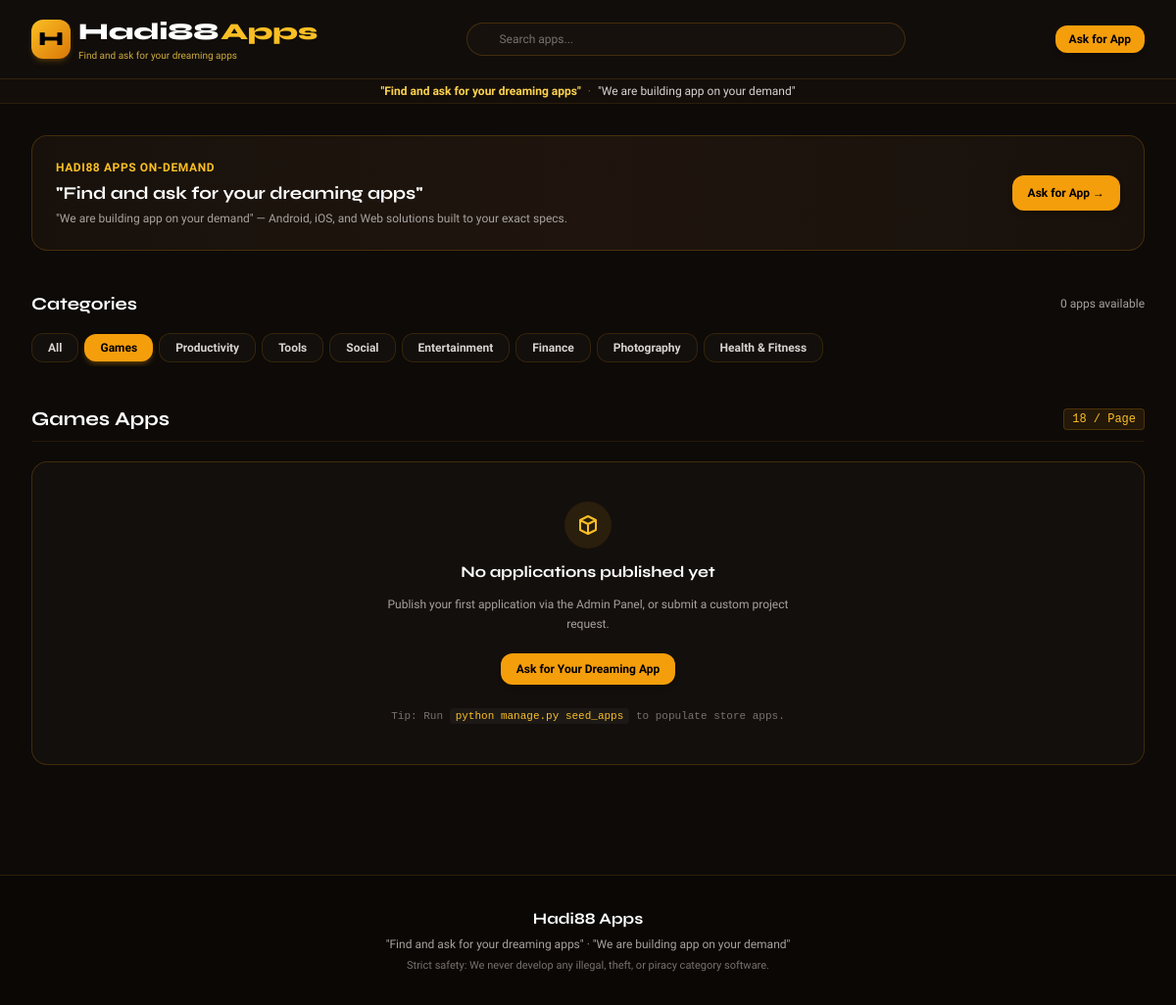
The page /?category=Games on the database as committed earlier.
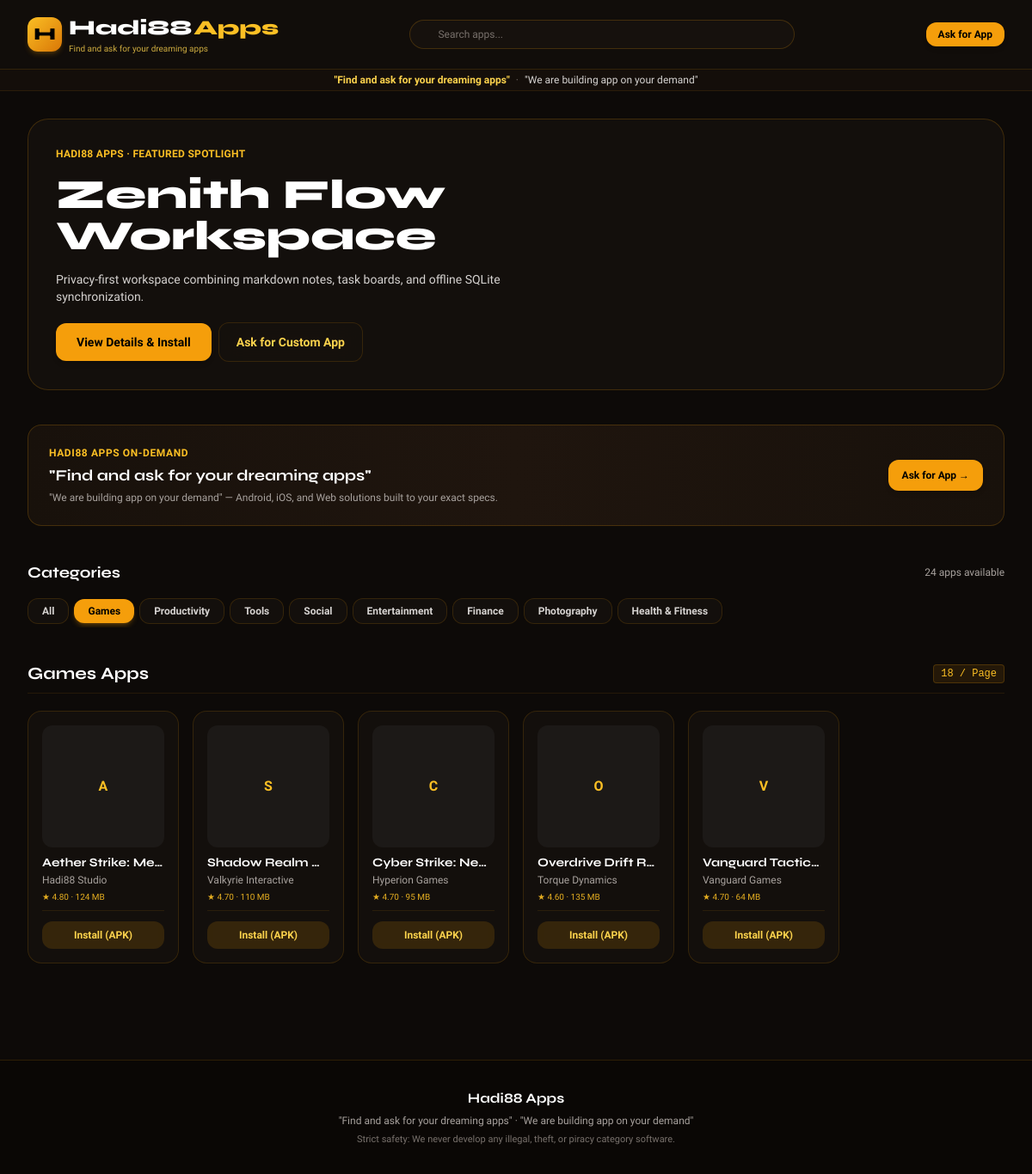
The same page on the database as committed later.
### store/models.py (models this page shows, shortened)
class App(models.Model):
    app_name = models.CharField(max_length=150, verbose_name="Application Name")
    package_name = models.SlugField(max_length=150, unique=True, verbose_name="Package Name (Slug)")
    developer_name = models.CharField(max_length=120, default="Hadi88 Studio", verbose_name="Developer Name")
    category = models.CharField(max_length=50, choices=CATEGORY_CHOICES, default='Tools', db_index=True)
    app_icon = models.ImageField(upload_to=app_icon_upload_path, verbose_name="App Icon (512x512)")
    banner_image = models.ImageField(upload_to=app_banner_upload_path, blank=True, null=True, verbose_name="Featured Banner (16:9)")
    description = models.TextField(verbose_name="Full Description")
    version = models.CharField(max_length=20, default="1.0.0", verbose_name="Version")
    apk_file = models.FileField(
        upload_to=apk_upload_path,
        validators=[FileExtensionValidator(allowed_extensions=['apk', 'xapk', 'zip'])],
        verbose_name="APK Binary Package"
    )
    file_size = models.CharField(max_length=20, default="25 MB", verbose_name="File Size (e.g. 45 MB)")
    downloads_count = models.PositiveIntegerField(default=0, db_index=True, verbose_name="Total Downloads")
    rating = models.DecimalField(
        max_digits=3, decimal_places=2, default=4.50,
        validators=[MinValueValidator(1.00), MaxValueValidator(5.00)],
        verbose_name="Rating (1.00 - 5.00)"
    )
    is_featured = models.BooleanField(default=False, help_text="Showcase in hero carousel")
    is_published = models.BooleanField(default=True, help_text="Publicly visible in store")
    created_at = models.DateTimeField(auto_now_add=True, db_index=True)
    updated_at = models.DateTimeField(auto_now=True)
    class Meta:
        ordering = ['-downloads_count', '-created_at']
        verbose_name = "Application"
        verbose_name_plural = "Applications"
    def get_absolute_url(self):
        return reverse('app_detail', kwargs={'package_name': self.package_name})

### store/views.py (the view)
# urls.py: path('', views.AppCatalogView.as_view(), name='app_catalog'),
class AppCatalogView(ListView):
    model = App
    template_name = 'store/index.html'
    context_object_name = 'apps'
    paginate_by = 18
    def get_queryset(self):
        queryset = App.objects.filter(is_published=True)
        category = self.request.GET.get('category')
        query = self.request.GET.get('q')
        if category and category != 'All':
            queryset = queryset.filter(category=category)
        if query:
            queryset = queryset.filter(
                Q(app_name__icontains=query) |
                Q(developer_name__icontains=query) |
                Q(package_name__icontains=query)
            )
        return queryset
    def get_context_data(self, **kwargs):
        context = super().get_context_data(**kwargs)
        context['categories'] = ['All'] + [c[0] for c in CATEGORY_CHOICES]
        context['current_category'] = self.request.GET.get('category', 'All')
        context['search_query'] = self.request.GET.get('q', '')
        context['featured_apps'] = App.objects.filter(is_published=True).order_by('-is_featured', '-rating')[:4]
        context['total_apps_count'] = App.objects.filter(is_published=True).count()
        return context

### templates/store/index.html (shortened to what this page needs)
{% extends 'store/base.html' %}
{% block content %}
<div class="max-w-7xl mx-auto px-3 sm:px-6 lg:px-8 py-4 sm:py-8 space-y-6 sm:space-y-10">
  {% if featured_apps %}
  <section class="glass-panel rounded-2xl sm:rounded-3xl p-4 sm:p-8 border border-amber-500/20 relative overflow-hidden">
    {% with hero=featured_apps.0 %}
    <div class="grid grid-cols-1 lg:grid-cols-12 gap-4 sm:gap-8 items-center">
      <div class="lg:col-span-7 space-y-2.5 sm:space-y-4">
        <div class="text-[10px] sm:text-xs font-bold text-amber-400 uppercase tracking-wide">
          Hadi88 Apps · Featured Spotlight
        </div>
        <h1 class="text-xl sm:text-3xl lg:text-5xl font-display font-extrabold text-white leading-tight">
          {{ hero.app_name }}
        </h1>
        <p class="text-[11px] sm:text-sm text-stone-300 line-clamp-2 sm:line-clamp-3 leading-relaxed">
          {{ hero.description }}
        </p>
        <div class="flex flex-wrap items-center gap-2 pt-1">
          <a href="{{ hero.get_absolute_url }}" class="px-4 sm:px-6 py-2 sm:py-3 rounded-xl bg-amber-500 hover:bg-amber-400 text-black font-bold text-[11px] sm:text-sm shadow-md">
            View Details & Install
          </a>
          <a href="{% url 'contact_admin_demand' %}" class="px-3.5 sm:px-5 py-2 sm:py-3 rounded-xl glass-panel text-amber-300 text-[11px] sm:text-sm font-semibold">
            Ask for Custom App
          </a>
        </div>
      </div>
    </div>
    {% endwith %}
  </section>
  {% endif %}
  <div class="glass-panel rounded-2xl p-3.5 sm:p-6 border border-amber-500/20 flex flex-col sm:flex-row items-start sm:items-center justify-between gap-3 bg-gradient-to-r from-[#18110b] via-[#1f150e] to-[#18110b]">
    <div class="space-y-1">
      <div class="text-[10px] sm:text-xs font-bold text-amber-400 uppercase tracking-wider">Hadi88 Apps On-Demand</div>
      <div class="text-sm sm:text-lg font-display font-bold text-white leading-tight">
        "Find and ask for your dreaming apps"
      </div>
      <p class="text-[10px] sm:text-xs text-stone-400">
        "We are building app on your demand" — Android, iOS, and Web solutions built to your exact specs.
      </p>
    </div>
    <a
      href="{% url 'contact_admin_demand' %}"
      class="w-full sm:w-auto px-4 py-2 sm:py-2.5 rounded-xl bg-amber-500 hover:bg-amber-400 text-black font-extrabold text-xs text-center shrink-0 shadow-md"
    >
      Ask for App →
    </a>
  </div>
  <section class="space-y-2 sm:space-y-3">
    <div class="flex items-center justify-between">
      <h2 class="text-sm sm:text-lg font-display font-bold text-white">Categories</h2>
      <span class="text-[10px] sm:text-xs text-stone-400">{{ total_apps_count }} apps available</span>
    </div>
    <div class="flex items-center gap-1.5 overflow-x-auto no-scrollbar py-1 -mx-3 px-3">
      {% for cat in categories %}
      <a
        href="?category={{ cat }}"
        class="whitespace-nowrap px-3 sm:px-4 py-1.5 rounded-lg sm:rounded-xl text-[11px] sm:text-xs font-semibold transition-all {% if current_category == cat %}bg-amber-500 text-black font-bold shadow-md shadow-amber-500/25{% else %}glass-panel text-stone-300 hover:text-amber-300{% endif %}"
      >
        {{ cat }}
      </a>
      {% endfor %}
    </div>
  </section>
  <section class="space-y-3 sm:space-y-5">
    <div class="flex items-center justify-between border-b border-amber-500/10 pb-2">
      <h2 class="text-sm sm:text-xl font-display font-bold text-white">
        {% if current_category != 'All' %}{{ current_category }} Apps{% else %}All Applications{% endif %}
      </h2>
      <span class="text-[10px] sm:text-xs font-mono text-amber-400 bg-amber-500/10 px-2 py-0.5 rounded border border-amber-500/20">
        18 / Page
      </span>
    </div>
    {% if apps %}
    <div class="grid grid-cols-2 sm:grid-cols-3 md:grid-cols-4 lg:grid-cols-6 gap-2.5 sm:gap-4">
      {% for app in apps %}
      <div class="glass-panel rounded-xl sm:rounded-2xl p-2.5 sm:p-4 flex flex-col justify-between hover:border-amber-400/40 transition-all">
        <div>
          <a href="{{ app.get_absolute_url }}" class="block mb-2">
            {% if app.app_icon %}
            <img src="{{ app.app_icon.url }}" alt="{{ app.app_name }}" class="w-full aspect-square rounded-xl object-cover bg-stone-900 border border-amber-500/15">
            {% else %}
            <div class="w-full aspect-square rounded-xl bg-stone-900 flex items-center justify-center font-bold text-amber-400">
              {{ app.app_name|slice:":1" }}
            </div>
            {% endif %}
          </a>
          <h3 class="font-bold text-xs sm:text-sm text-white truncate">
            <a href="{{ app.get_absolute_url }}">{{ app.app_name }}</a>
          </h3>
          <p class="text-[10px] sm:text-xs text-stone-400 truncate mt-0.5">{{ app.developer_name }}</p>
          <div class="text-[10px] text-amber-400/90 font-medium mt-1">
            ★ {{ app.rating }} · {{ app.file_size }}
          </div>
        </div>
        <div class="pt-2 sm:pt-3 mt-2 border-t border-amber-500/10">
          <a
            href="{% url 'download_apk' app.package_name %}"
            class="w-full py-1.5 sm:py-2 px-2 rounded-lg sm:rounded-xl bg-amber-500/15 hover:bg-amber-500 text-amber-300 hover:text-black text-[10px] sm:text-xs font-bold text-center block transition-all"
          >
            Install (APK)
          </a>
        </div>
      </div>
      {% endfor %}
    </div>
    {% else %}
    <div class="glass-panel rounded-2xl p-6 sm:p-10 text-center space-y-3 border border-amber-500/20">
      <div class="w-12 h-12 rounded-full bg-amber-500/10 text-amber-400 flex items-center justify-center mx-auto">
        <svg class="w-6 h-6" fill="none" stroke="currentColor" viewBox="0 0 24 24">
          <path stroke-linecap="round" stroke-linejoin="round" stroke-width="2" d="M20 7l-8-4-8 4m16 0l-8 4m8-4v10l-8 4m0-10L4 7m8 4v10M4 7v10l8 4"></path>
        </svg>
      </div>
      <h3 class="text-base font-bold text-white">No applications published yet</h3>
      <p class="text-xs text-stone-400 max-w-md mx-auto leading-relaxed">
        Publish your first application via the Admin Panel, or submit a custom project request.
      </p>
      <div class="pt-2 flex flex-wrap items-center justify-center gap-2">
        <a href="{% url 'contact_admin_demand' %}" class="px-4 py-2 rounded-xl bg-amber-500 text-black text-xs font-bold shadow-md">
          Ask for Your Dreaming App
        </a>
      </div>
      <div class="pt-3 text-[11px] font-mono text-stone-500">
        Tip: Run <code class="text-amber-400 bg-stone-900 px-1.5 py-0.5 rounded">python manage.py seed_apps</code> to populate store apps.
      </div>
    </div>
    {% endif %}
  </section>
</div>
{% endblock %}

### templates/store/base.html (shortened to what this page needs)
{% load static %}
<!DOCTYPE html>
<html lang="en" class="dark">
<head>
  <script src="https://cdn.tailwindcss.com"></script>
</head>
<body class="min-h-screen flex flex-col bg-[#0d0a08] text-[#f7efe6] pb-20 sm:pb-0">
  <header class="sticky top-0 z-40 bg-[#120e0b]/95 backdrop-blur-md border-b border-amber-500/15">
    <div class="max-w-7xl mx-auto px-3 sm:px-6 lg:px-8 h-14 sm:h-20 flex items-center justify-between gap-2.5">
      <a href="{% url 'app_catalog' %}" class="flex items-center gap-2 shrink-0">
        <div class="w-8 h-8 sm:w-10 sm:h-10 rounded-xl bg-gradient-to-br from-amber-400 to-amber-600 flex items-center justify-center text-black font-display font-black text-base sm:text-xl shadow-md shadow-amber-500/20">
          H
        </div>
        <div class="flex flex-col">
          <span class="font-display font-extrabold text-base sm:text-2xl text-white leading-none">
            Hadi88<span class="text-amber-400 ml-0.5">Apps</span>
          </span>
          <span class="hidden sm:block text-[10px] text-amber-300/80 font-medium">Find and ask for your dreaming apps</span>
        </div>
      </a>
      <div class="relative flex-1 max-w-xs sm:max-w-md mx-2">
        <input
          type="text"
          id="live-search-input"
          placeholder="Search apps..."
          class="w-full bg-[#18120e]/95 text-xs text-amber-100 placeholder-stone-500 rounded-full pl-8 pr-3 py-1.5 sm:py-2 border border-amber-500/20 focus:outline-none focus:border-amber-400"
        />
      </div>
      <nav class="flex items-center gap-2">
        <a href="{% url 'contact_admin_demand' %}" class="px-3.5 py-1.5 rounded-xl text-xs font-bold bg-amber-500 hover:bg-amber-400 text-black shadow-md transition-all flex items-center gap-1">
          <span>Ask for App</span>
        </a>
      </nav>
    </div>
  </header>
  <div class="bg-[#160f0b]/90 border-b border-amber-500/10 py-1 px-3 text-center text-[9px] sm:text-xs text-stone-300">
    <span class="text-amber-300 font-bold">"Find and ask for your dreaming apps"</span>
    <span class="text-stone-500 mx-1">·</span>
    <span>"We are building app on your demand"</span>
  </div>
  <main class="flex-1">
    {% block content %}{% endblock %}
  </main>
  <footer class="mt-12 sm:mt-20 border-t border-amber-500/15 bg-[#0a0705] py-8">
    <div class="max-w-7xl mx-auto px-4 text-center text-xs text-stone-400 space-y-1.5">
      <div class="font-display font-bold text-white text-sm sm:text-base">Hadi88 Apps</div>
      <p class="text-[10px] sm:text-xs">"Find and ask for your dreaming apps" · "We are building app on your demand"</p>
      <p class="text-[9px] sm:text-[11px] text-stone-500">Strict safety: We never develop any illegal, theft, or piracy category software.</p>
    </div>
  </footer>
</body>
</html>

### templates/store/base.html (style rules this page uses)
body { font-family: 'Plus Jakarta Sans', sans-serif; background-color: #0d0a08; color: #f7efe6; }
h1, h2, h3, .font-display { font-family: 'Syne', sans-serif; }
.glass-panel { background: rgba(22, 17, 13, 0.85); backdrop-filter: blur(16px); -webkit-backdrop-filter: blur(16px); border: 1px solid rgba(245, 158, 11, 0.15); }

Rows that differ between the two databases and show on the page:
added App: app_name "Zenith Flow Workspace", description "Privacy-first workspace combining markdown notes, task boards, and offline SQLite synchronization."
added App: app_name "A", app_name "Aether Strike: Me…", developer_name "Hadi88 Studio", rating "4.80", file_size "124 MB"
added App: app_name "S", app_name "Shadow Realm…", developer_name "Valkyrie Interactive", rating "4.70", file_size "110 MB"
added App: app_name "C", app_name "Cyber Strike: Ne…", developer_name "Hyperion Games", rating "4.70", file_size "95 MB"
added App: app_name "O", app_name "Overdrive Drift R…", developer_name "Torque Dynamics", rating "4.60", file_size "135 MB"
added App: app_name "V", app_name "Vanguard Tactic…", developer_name "Vanguard Games", rating "4.70", file_size "64 MB"
Other text that changed with them:
{{ total_apps_count }}: "0" → "24"
text no longer shown: "No applications published yet Publish your first application via the Admin Panel, or submit a custom project request. Ask for Your Dreaming App Tip: Run python manage.py seed_apps to populate store apps."
text now shown: "HADI88 APPS · FEATURED SPOTLIGHT View Details & Install Ask for Custom App"
